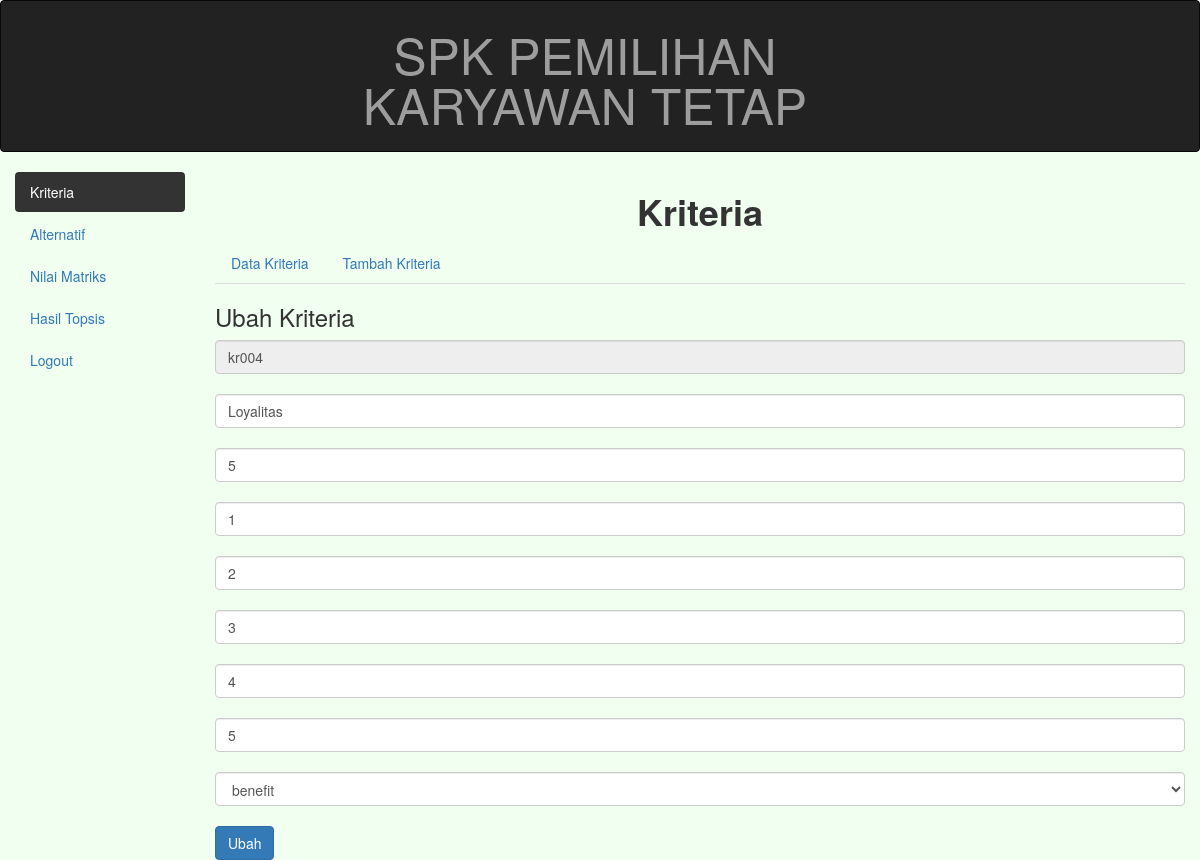
/?a=kriteria&k=ubahk&id=kr004, run on the app's committed database.
### tables this page shows
CREATE TABLE `kriteria` (
  `id_kriteria` varchar(5) NOT NULL,
  `nama_kriteria` varchar(45) NOT NULL,
  `bobot` double NOT NULL,
  `nilai1` double NOT NULL,
  `nilai2` double NOT NULL,
  `nilai3` double NOT NULL,
  `nilai4` double NOT NULL,
  `nilai5` double NOT NULL,
  `sifat` varchar(15) NOT NULL
);

### ubahkriteria.php (the view, shortened to what this page needs)
<?php
include ("konfig/koneksi.php");
$s=mysqli_query($conn,"select * from kriteria where id_kriteria='$_GET[id]'");
$d=mysqli_fetch_assoc($s);
?>
<div class="box-header">
    <h3 class="box-title">Ubah Kriteria</h3>
</div>
<div class="box-body pad">
 <form action="" method="POST">
 <input type="text" name="id_kriteria" class="form-control" value="<?php echo $d['id_kriteria']; ?>" readonly>
 <br />
 <input type="text" id="nama_kriteria" name="nama_kriteria" class="form-control"  placeholder="Nama Kriteria" value="<?php echo $d['nama_kriteria']; ?>" >
 <br />
 <input type="text" id="bobot" name="bobot" class="form-control" placeholder="Bobot" value="<?php echo $d['bobot']; ?>">
 <br />
 <input type="text" name="nilai1" class="form-control" placeholder="Nilai 1" value="<?php echo $d['nilai1']; ?>">
 <br />
 <input type="text" name="nilai2" class="form-control" placeholder="Nilai 2" value="<?php echo $d['nilai2']; ?>">
 <br />
 <input type="text" name="nilai3" class="form-control" placeholder="Nilai 3" value="<?php echo $d['nilai3']; ?>">
 <br />
 <input type="text" name="nilai4" class="form-control" placeholder="Nilai 4" value="<?php echo $d['nilai4']; ?>">
 <br />
 <input type="text" name="nilai5" class="form-control" placeholder="Nilai 5" value="<?php echo $d['nilai5']; ?>">
 <br />
 <select name="sifat" class="form-control">
	<option value="<?php echo $d['sifat']; ?>"><?php echo $d['sifat']; ?></option>
 </select>
 <br />
 <input type="submit" name="ubah" value="Ubah" class="btn btn-primary">
 <br />
 </form>
</div>

### index.php (style rules this page uses)
body { background-color: #F0FFF0; }

### data on the page
kriteria: id_kriteria "kr004", nama_kriteria "Loyalitas", bobot "5", nilai1 "1", nilai2 "2", nilai3 "3", nilai4 "4", nilai5 "5", sifat "benefit"
